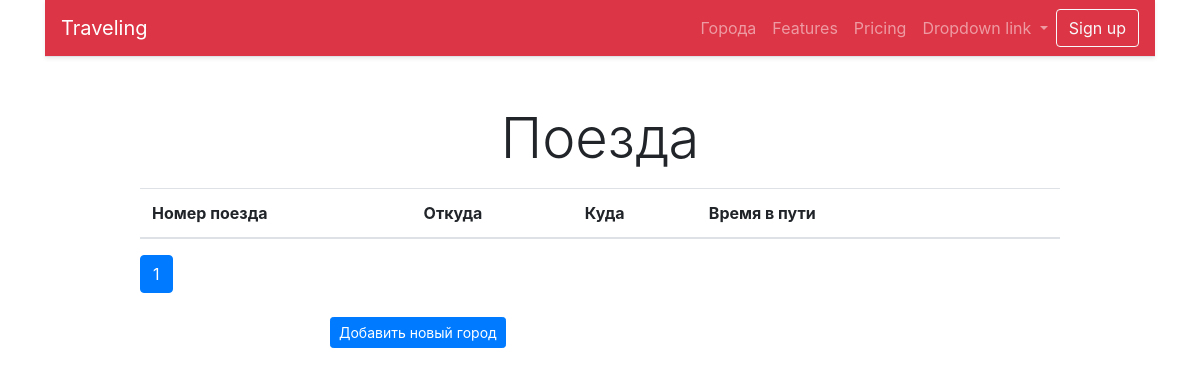
The page /trains/ on the database as committed earlier.
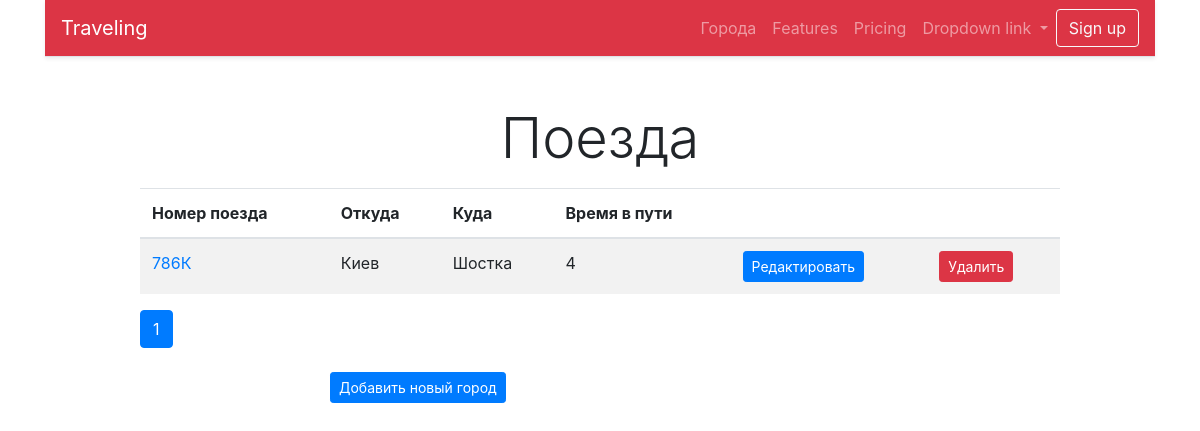
The same page on the database as committed later.
### trains/models.py (models this page shows, shortened)
class Train(models.Model):
    name = models.CharField(max_length=100, unique=True, verbose_name='Номер поезда')
    from_city = models.ForeignKey(City, on_delete=models.CASCADE, verbose_name='Откуда', related_name='from_city')
    to_city = models.ForeignKey(City, on_delete=models.CASCADE, verbose_name='Куда', related_name='to_city')
    travel_time = models.IntegerField(verbose_name='Время в пути')
    class Meta:
        verbose_name = 'Поезд'
        verbose_name_plural = 'Поезда'
        ordering = ['name']

### cities/models.py (models this page shows)
class City(models.Model):
    name = models.CharField(max_length=100, unique=True, verbose_name='Город')
    def __str__(self):
        return self.name
    class Meta:
        verbose_name = 'Город'
        verbose_name_plural = 'Города'
        ordering = ['name']

### trains/views.py (the view)
# urls.py: path('', home, name='home'),
def home(request):
    trains = Train.objects.all()
    paginator = Paginator(trains, 6)
    page = request.GET.get('page')
    trains = paginator.get_page(page)
    return render(request, 'trains/home.html', {'objects_list': trains})

### trains/templates/trains/home.html (shortened to what this page needs)
{% extends "base.html" %}
{% block content %}
    <h1 class="display-4 text-center my-2">Поезда</h1>
    <div class="row">
        <div class="col-md-10 mx-auto my-2">
            <table class="table table-striped">
                <thead>
                    <tr>
                        <th>Номер поезда</th>
                        <th>Откуда</th>
                        <th>Куда</th>
                        <th>Время в пути</th>
                        <th>&nbsp;</th>
                        <th>&nbsp;</th>
                    </tr>
                </thead>
                {% for object in objects_list%}
                    <tr>
                        <td>
                        <a href="">
                            {{ object.name }}
                        </a>
                        </td>
                        <td>
                            {{ object.from_city }}
                        </td>
                        <td>
                            {{ object.to_city }}
                        </td>
                        <td>
                            {{ object.travel_time }}
                        </td>
                        <td>
                        <a href="">
                            <button type="button" class="btn btn-primary btn-sm">
                                Редактировать
                            </button>
                        </a>
                        </td>
                    <td>
                        <a href="">
                            <button type="button" class="btn btn-danger btn-sm">
                                Удалить
                            </button>
                        </a>
                    </td>
                </tr>
            {% endfor %}
            </table>
            <nav aria-label="Page navigation example">
                 <ul class="pagination ">
                     {% for page in objects_list.paginator.page_range %}
                        {% if page == objects_list.number %}
                            <li class="page-item active">
                                <a class="page-link" href="#"> {{page}}
                                </a>
                            </li>
                        {% endif %}
                     {% endfor %}
                 </ul>
             </nav>
        </div>
    </div>
    <div class="row">
        <div class="col-md-6 mx-auto">
            <a href="">
                 <button type="button" class="btn btn-primary btn-sm">
                      Добавить новый город
                 </button>
            </a>
        </div>
    </div>
{% endblock content%}

### templates/base.html (shortened to what this page needs)
{% url 'city:home' as city_home_url %}
<!Doctype html>
<html lang="en">
  <head>
    <link rel="stylesheet" href="https://stackpath.bootstrapcdn.com/bootstrap/4.4.1/css/bootstrap.min.css">
  </head>
  <body>
  <div class="container">
    <nav class="navbar navbar-expand-lg navbar-dark bg-danger border-bottom shadow-sm">
        <a class="navbar-brand" href="#">
            Traveling
        </a>
      <div class="collapse navbar-collapse" id="navbarNavDropdown">
        <ul class="navbar-nav ml-auto">
            <li class="nav-item {% if request.path == city_home_url%} active {%endif%}">
                <a class="nav-link" href="{% url 'city:home'%}">
                    Города
                </a>
            </li>
            <li class="nav-item">
                <a class="nav-link" href="#">
                    Features
                </a>
            </li>
            <li class="nav-item">
                <a class="nav-link" href="#">
                    Pricing
                </a>
            </li>
            <li class="nav-item dropdown">
                <a
                   class="nav-link dropdown-toggle"
                   href="#"
                   id="navbarDropdownMenuLink"
                   role="button"
                   data-toggle="dropdown"
                   aria-haspopup="true"
                   aria-expanded="false">
                    Dropdown link
                </a>
            </li>
        </ul>
      </div>
        <div class="nav-item">
            <a class="btn btn-outline-light" href="#">
                Sign up
            </a>
        </div>
    </nav>
  </div>
  <div class="container">
      {% block content %}{% endblock content%}
  </div>
  </body>
</html>

Rows that differ between the two databases and show on the page:
added Train: name "786К", from_city "Киев", to_city "Шостка", travel_time "4"
